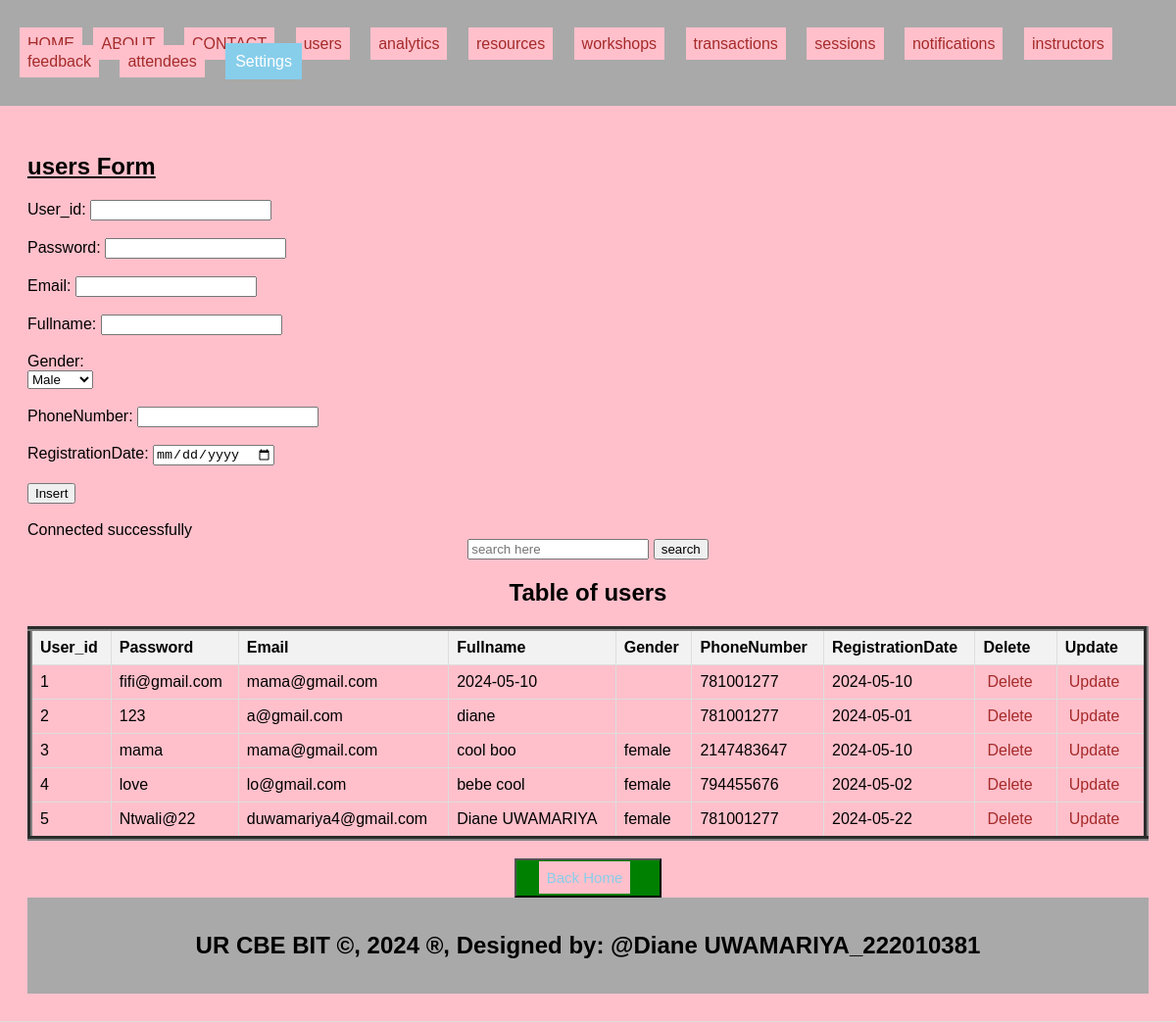
The page /users.php on the database its author committed.
### tables this page shows
CREATE TABLE `users` (
  `User_id` int(11) NOT NULL,
  `Password` varchar(120) DEFAULT NULL,
  `Email` varchar(120) DEFAULT NULL,
  `Fullname` varchar(100) DEFAULT NULL,
  `Gender` varchar(20) NOT NULL,
  `PhoneNumber` int(30) DEFAULT NULL,
  `RegistrationDate` date DEFAULT NULL
);

### users.php (the view, shortened to what this page needs)
<!DOCTYPE html>
<html lang="en">
<head>
    <link rel="stylesheet" type="text/css" href="style.css">
</head>
<body>
<header>
 <body bgcolor="pink">
    <ul style="list-style-type: none; padding: 0;">
        <li style="display: inline;"><a href="./home.html">HOME</a></li>
        <li style="display: inline; margin-right: 10px;"><a href="./about.html">ABOUT</a></li>
        <li style="display: inline; margin-right: 10px;"><a href="./contact.html">CONTACT</a></li>
    <li style="display: inline; margin-right: 10px;"><a href="./users.php">users</a>
  </li>
    <li style="display: inline; margin-right: 10px;"><a href="./analytics.php">analytics</a>
  </li>
    <li style="display: inline; margin-right: 10px;"><a href="./resources.php">resources</a>
  </li>
    <li style="display: inline; margin-right: 10px;"><a href="./workshops.php">workshops</a>
  </li>
    <li style="display: inline; margin-right: 10px;"><a href="./transactions.php">transactions</a>
  </li>
    <li style="display: inline; margin-right: 10px;"><a href="./sessions.php">sessions</a>
    <li style="display: inline; margin-right: 10px;"><a href="./notifications.php">notifications</a>
  </li>
    <li style="display: inline; margin-right: 10px;"><a href="./instructors.php">instructors</a>
  </li>
    <li style="display: inline; margin-right: 10px;"><a href="./feedback.php">feedback</a>
  </li>
    <li style="display: inline; margin-right: 10px;"><a href="./attendees.php">attendees</a>
  </li>
        <li class="dropdown" style="display: inline; margin-right: 10px;">
            <a href="#" style="padding: 10px; color: white; background-color: skyblue; text-decoration: none; margin-right: 15px;">Settings</a>
        </li>
    </ul>
</header>
<section>
    <h1><u>users Form</u></h1>
    <form method="post">
         <label for="User_id">User_id:</label>
        <input type="number" id="User_id" name="User_id"><br><br>
        <label for="Password">Password:</label>
        <input type="text" id="Password" name="Password" required><br><br>
        <label for="Email">Email:</label>
        <input type="text" id="Email" name="Email" required><br><br>
        <label for="Fullname">Fullname:</label>
        <input type="text" id="Fullname" name="Fullname" required><br><br>
        <label for="Gender">Gender:</label><br>
        <select id="text" name="Gender" required>
            <option value="male">Male</option>
           </select><br><br>
          <label for="PhoneNumber">PhoneNumber:</label>
        <input type="number" id="PhoneNumber" name="PhoneNumber"><br><br>
         <label for="RegistrationDate">RegistrationDate:</label>
        <input type="date" id="RegistrationDate" name="RegistrationDate"><br><br>
       <input type="submit" name="add" value="Insert"><br><br>
    </form>
<?php
include('db_conn.php');
$sql = "SELECT * FROM users";
$result = $connection->query($sql);
?>
<!DOCTYPE html>
<html>
<head>
</head>
<body>
    <center><form action="search_users" method="GET"><input type="text" name="query" placeholder="search here">
    <button>search</button></form><h2>Table of users</h2></center>
    <table border="5">
        <tr>
            <th>User_id</th>
            <th>Password</th>
            <th>Email</th>
            <th>Fullname</th>
            <th>Gender</th>
            <th>PhoneNumber</th>
            <th>RegistrationDate</th>
            <th>Delete</th>
            <th>Update</th>
        </tr>
        <?php
        if ($result->num_rows > 0) {
            while ($row = $result->fetch_assoc()) {
                $User_id = $row['User_id'];
                echo "<tr>
                    <td>" . $row['User_id'] . "</td>
                   <td>" . $row['Password'] . "</td>
                    <td>" . $row['Email'] . "</td>
                    <td>" . $row['Fullname'] . "</td>
                    <td>" . $row['Gender'] . "</td>
                    <td>" . $row['PhoneNumber'] . "</td>
                     <td>" . $row['RegistrationDate'] . "</td>
                      <td><a style='padding:4px' href='delete_users.php?User_id=$User_id'>Delete</a></td>
                    <td><a style='padding:4px' href='update_users.php?User_id=$User_id'>Update</a></td>
                </tr>";
            }
        } else {
            echo "<tr><td colspan='6'>No data found</td></tr>";
        }
        ?>
    </table>
    <br>
<center>
<button style="background-color: green; width: 150px;height: 40px;" ><a href="home.html" style=" font-size: 15px;color: skyblue;text-decoration: none" >Back Home</a></button>
</center>
</body>
</html>
  <footer>
  <center>
    <b><h2>UR CBE BIT &copy, 2024 &reg, Designed by: @Diane UWAMARIYA_222010381</h2></b>
  </center>
</footer>

### db_conn.php
<?php
$servername = "localhost";
$username = "Benitha";
$password = "Benitha";
$dbname = "virtual_retirement_planning_platform";
$connection = new mysqli($servername, $username, $password, $dbname);
if ($connection->connect_error) {
    die("Connection failed: " . $conn->connect_error);
} else {
    echo "Connected successfully";
}
?>

### style.css (style rules this page uses)
body { font-family: Arial, sans-serif; margin: 0; padding: 0; }
.dropdown { position: relative; display: inline; margin-right: 10px; }
body { font-family: Arial,sans-serif; margin:0; padding:0; }
header { background-color:darkgray; padding: 20px; }
.dropdown { position: right; display:right; direction:rtl; }
section { padding:28px; border-bottom: 1px solid #ddd; }
footer { text-align: center; padding: 15px; background-color:darkgray; }

### users.php (style rules this page uses)
a { padding: 8px; color: white; background-color: pink; text-decoration: none; margin-right: 7px; }
a:link { color: brown; }
table { width: 100%; border-collapse: collapse; }
th, td { border: 1px solid #ddd; padding: 8px; text-align: left; }
th { background-color: #f2f2f2; }

### rows shown on the page
users: User_id "1", Password "fifi@gmail.com", Email "mama@gmail.com", Fullname "2024-05-10", PhoneNumber "781001277", RegistrationDate "2024-05-10"
users: User_id "2", Password "123", Email "a@gmail.com", Fullname "diane", PhoneNumber "781001277", RegistrationDate "2024-05-01"
users: User_id "3", Password "mama", Email "mama@gmail.com", Fullname "cool boo", Gender "female", PhoneNumber "2147483647", RegistrationDate "2024-05-10"
users: User_id "4", Password "love", Email "lo@gmail.com", Fullname "bebe cool", Gender "female", PhoneNumber "794455676", RegistrationDate "2024-05-02"
users: User_id "5", Password "Ntwali@22", Email "duwamariya4@gmail.com", Fullname "Diane UWAMARIYA", Gender "female", PhoneNumber "781001277", RegistrationDate "2024-05-22"
